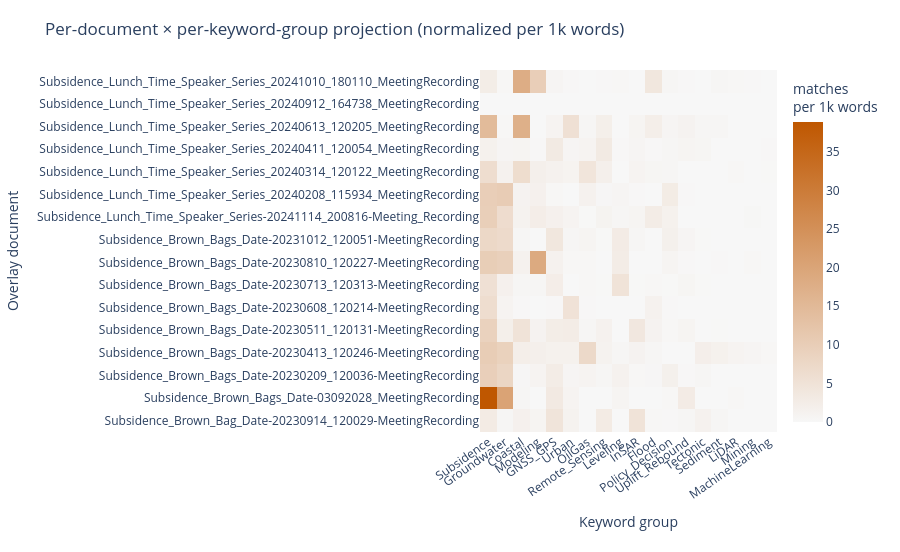

Notebook code for this chart:
### Markdown cell above
## 7. Per-document breakdown

When you've loaded multiple overlay docs (e.g. all the brown bags), this heatmap
shows per-document × per-keyword-group counts — handy for spotting which session
talked the most about *Coastal* vs. *Policy_Decision* vs. *InSAR*, etc.

If you've loaded just one overlay file, the heatmap is one row tall (still
useful as a per-group bar).

### Code cell
if len(overlay_docs) >= 1 and len(overlay_doc_group_df) > 0:
    pivot = (overlay_doc_group_df
             .pivot(index="doc", columns="group", values="per_1k_words")
             .fillna(0))
    # Order columns by overall importance (descending total counts)
    col_order = (overlay_group_totals.set_index("group")["count"]
                 .reindex(pivot.columns).fillna(0)
                 .sort_values(ascending=False).index.tolist())
    pivot = pivot[col_order]

    fig_per = go.Figure(go.Heatmap(
        z=pivot.values, x=pivot.columns, y=pivot.index,
        colorscale=[[0, "#f7f7f7"], [1, TACC_ORANGE]],
        colorbar=dict(title="matches<br>per 1k words"),
        hovertemplate="Doc: %{y}<br>Group: %{x}<br>%{z:.2f}/1k words<extra></extra>"))
    fig_per.update_layout(
        title="Per-document × per-keyword-group projection (normalized per 1k words)",
        xaxis_title="Keyword group", yaxis_title="Overlay document",
        height=max(360, 22 * len(pivot) + 200),
        plot_bgcolor="white",
        margin=dict(l=220, r=40, t=70, b=120),
        xaxis=dict(tickangle=-35))
    fig_per.write_html(str(OUTPUT_DIR / "overlay_per_doc_heatmap.html"),
                       include_plotlyjs="cdn")
    fig_per.show()
    print(f"✓ Saved: {OUTPUT_DIR / 'overlay_per_doc_heatmap.html'}")
else:
    print("(no overlay data to display)")

### Figure 1 — Plotly figure (JSON) as saved in the notebook; plotly's stock layout.template omitted (floating-point values rounded to 4 significant figures; data arrays with more than 128 entries replaced by an {"elided": "..."} marker saying what was removed)
{"data": [{"colorbar": {"title": {"text": "matches<br>per 1k words"}}, "colorscale": [[0, "#f7f7f7"], [1, "#BF5700"]], "hovertemplate": "Doc: %{y}<br>Group: %{x}<br>%{z:.2f}/1k words<extra></extra>", "type": "heatmap", "x": ["Subsidence", "Groundwater", "Coastal", "Modeling", "GNSS_GPS", "Urban", "OilGas", "Remote_Sensing", "Leveling", "InSAR", "Flood", "Policy_Decision", "Uplift_Rebound", "Tectonic", "Sediment", "LiDAR", "Mining", "MachineLearning"], "y": ["Subsidence_Brown_Bag_Date-20230914_120029-MeetingRecording", "Subsidence_Brown_Bags_Date-03092028_MeetingRecording", "Subsidence_Brown_Bags_Date-20230209_120036-MeetingRecording", "Subsidence_Brown_Bags_Date-20230413_120246-MeetingRecording", "Subsidence_Brown_Bags_Date-20230511_120131-MeetingRecording", "Subsidence_Brown_Bags_Date-20230608_120214-MeetingRecording", "Subsidence_Brown_Bags_Date-20230713_120313-MeetingRecording", "Subsidence_Brown_Bags_Date-20230810_120227-MeetingRecording", "Subsidence_Brown_Bags_Date-20231012_120051-MeetingRecording", "Subsidence_Lunch_Time_Speaker_Series-20241114_200816-Meeting_Recording", "Subsidence_Lunch_Time_Speaker_Series_20240208_115934_MeetingRecording", "Subsidence_Lunch_Time_Speaker_Series_20240314_120122_MeetingRecording", "Subsidence_Lunch_Time_Speaker_Series_20240411_120054_MeetingRecording", "Subsidence_Lunch_Time_Speaker_Series_20240613_120205_MeetingRecording", "Subsidence_Lunch_Time_Speaker_Series_20240912_164738_MeetingRecording", "Subsidence_Lunch_Time_Speaker_Series_20241010_180110_MeetingRecording"], "z": {"elided": "16x18 float values"}}], "layout": {"height": 552, "margin": {"b": 120, "l": 220, "r": 40, "t": 70}, "plot_bgcolor": "white", "title": {"text": "Per-document × per-keyword-group projection (normalized per 1k words)"}, "xaxis": {"tickangle": -35, "title": {"text": "Keyword group"}}, "yaxis": {"title": {"text": "Overlay document"}}}}
